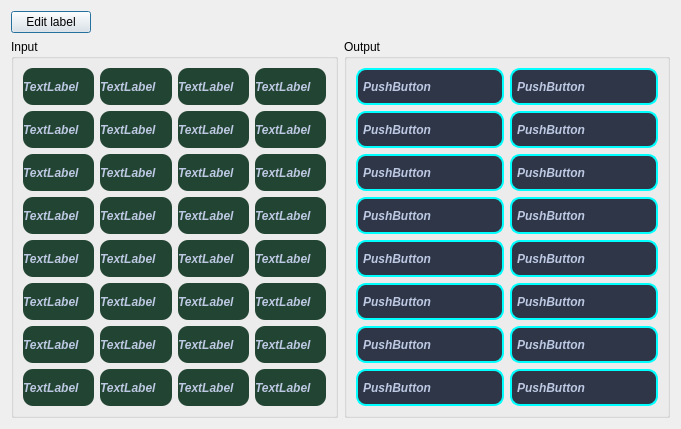
<?xml version="1.0" encoding="UTF-8"?>
<ui version="4.0">
 <class>frmIo</class>
 <widget class="QDialog" name="frmIo">
  <property name="geometry">
   <rect>
    <x>0</x>
    <y>0</y>
    <width>681</width>
    <height>429</height>
   </rect>
  </property>
  <property name="windowTitle">
   <string>IO Map</string>
  </property>
  <layout class="QVBoxLayout" name="verticalLayout_7">
   <item>
    <widget class="QPushButton" name="btnEditLabel">
     <property name="sizePolicy">
      <sizepolicy hsizetype="Fixed" vsizetype="Fixed">
       <horstretch>0</horstretch>
       <verstretch>0</verstretch>
      </sizepolicy>
     </property>
     <property name="text">
      <string>Edit label</string>
     </property>
    </widget>
   </item>
   <item>
    <layout class="QHBoxLayout" name="horizontalLayout">
     <item>
      <widget class="QGroupBox" name="groupBoxIn">
       <property name="styleSheet">
        <string notr="true">QLabel {
    font-family: &quot;Microsoft YaHei&quot;;
    font-size: 12px;
    color: #BDC8E2;
    font-style: italic;
    font-weight: bold;

    text-align: left center;
    padding-top: 0px;

    border-radius: 10px;

    background-color: #2E3648;

    background-repeat: no-repeat;
    background-position: left center;
}</string>
       </property>
       <property name="title">
        <string>Input</string>
       </property>
       <layout class="QHBoxLayout" name="horizontalLayout_3">
        <item>
         <layout class="QVBoxLayout" name="verticalLayout_3">
          <item>
           <widget class="QLabel" name="label_4">
            <property name="styleSheet">
             <string notr="true">background-color: rgb(34, 68, 50);</string>
            </property>
            <property name="text">
             <string>TextLabel</string>
            </property>
            <property name="number" stdset="0">
             <number>0</number>
            </property>
           </widget>
          </item>
          <item>
           <widget class="QLabel" name="label_5">
            <property name="styleSheet">
             <string notr="true">background-color: rgb(34, 68, 50);</string>
            </property>
            <property name="text">
             <string>TextLabel</string>
            </property>
            <property name="number" stdset="0">
             <number>1</number>
            </property>
           </widget>
          </item>
          <item>
           <widget class="QLabel" name="label_6">
            <property name="styleSheet">
             <string notr="true">background-color: rgb(34, 68, 50);</string>
            </property>
            <property name="text">
             <string>TextLabel</string>
            </property>
            <property name="number" stdset="0">
             <number>2</number>
            </property>
           </widget>
          </item>
          <item>
           <widget class="QLabel" name="label_7">
            <property name="styleSheet">
             <string notr="true">background-color: rgb(34, 68, 50);</string>
            </property>
            <property name="text">
             <string>TextLabel</string>
            </property>
            <property name="number" stdset="0">
             <number>3</number>
            </property>
           </widget>
          </item>
          <item>
           <widget class="QLabel" name="label_8">
            <property name="styleSheet">
             <string notr="true">background-color: rgb(34, 68, 50);</string>
            </property>
            <property name="text">
             <string>TextLabel</string>
            </property>
            <property name="number" stdset="0">
             <number>4</number>
            </property>
           </widget>
          </item>
          <item>
           <widget class="QLabel" name="label_9">
            <property name="styleSheet">
             <string notr="true">background-color: rgb(34, 68, 50);</string>
            </property>
            <property name="text">
             <string>TextLabel</string>
            </property>
            <property name="number" stdset="0">
             <number>5</number>
            </property>
           </widget>
          </item>
          <item>
           <widget class="QLabel" name="label_10">
            <property name="styleSheet">
             <string notr="true">background-color: rgb(34, 68, 50);</string>
            </property>
            <property name="text">
             <string>TextLabel</string>
            </property>
            <property name="number" stdset="0">
             <number>6</number>
            </property>
           </widget>
          </item>
          <item>
           <widget class="QLabel" name="label_11">
            <property name="styleSheet">
             <string notr="true">background-color: rgb(34, 68, 50);</string>
            </property>
            <property name="text">
             <string>TextLabel</string>
            </property>
            <property name="number" stdset="0">
             <number>7</number>
            </property>
           </widget>
          </item>
         </layout>
        </item>
        <item>
         <layout class="QVBoxLayout" name="verticalLayout_4">
          <item>
           <widget class="QLabel" name="label_12">
            <property name="styleSheet">
             <string notr="true">background-color: rgb(34, 68, 50);</string>
            </property>
            <property name="text">
             <string>TextLabel</string>
            </property>
            <property name="number" stdset="0">
             <number>8</number>
            </property>
           </widget>
          </item>
          <item>
           <widget class="QLabel" name="label_13">
            <property name="styleSheet">
             <string notr="true">background-color: rgb(34, 68, 50);</string>
            </property>
            <property name="text">
             <string>TextLabel</string>
            </property>
            <property name="number" stdset="0">
             <number>9</number>
            </property>
           </widget>
          </item>
          <item>
           <widget class="QLabel" name="label_14">
            <property name="styleSheet">
             <string notr="true">background-color: rgb(34, 68, 50);</string>
            </property>
            <property name="text">
             <string>TextLabel</string>
            </property>
            <property name="number" stdset="0">
             <number>10</number>
            </property>
           </widget>
          </item>
          <item>
           <widget class="QLabel" name="label_15">
            <property name="styleSheet">
             <string notr="true">background-color: rgb(34, 68, 50);</string>
            </property>
            <property name="text">
             <string>TextLabel</string>
            </property>
            <property name="number" stdset="0">
             <number>11</number>
            </property>
           </widget>
          </item>
          <item>
           <widget class="QLabel" name="label_16">
            <property name="styleSheet">
             <string notr="true">background-color: rgb(34, 68, 50);</string>
            </property>
            <property name="text">
             <string>TextLabel</string>
            </property>
            <property name="number" stdset="0">
             <number>12</number>
            </property>
           </widget>
          </item>
          <item>
           <widget class="QLabel" name="label_17">
            <property name="styleSheet">
             <string notr="true">background-color: rgb(34, 68, 50);</string>
            </property>
            <property name="text">
             <string>TextLabel</string>
            </property>
            <property name="number" stdset="0">
             <number>13</number>
            </property>
           </widget>
          </item>
          <item>
           <widget class="QLabel" name="label_18">
            <property name="styleSheet">
             <string notr="true">background-color: rgb(34, 68, 50);</string>
            </property>
            <property name="text">
             <string>TextLabel</string>
            </property>
            <property name="number" stdset="0">
             <number>14</number>
            </property>
           </widget>
          </item>
          <item>
           <widget class="QLabel" name="label_19">
            <property name="styleSheet">
             <string notr="true">background-color: rgb(34, 68, 50);</string>
            </property>
            <property name="text">
             <string>TextLabel</string>
            </property>
            <property name="number" stdset="0">
             <number>15</number>
            </property>
           </widget>
          </item>
         </layout>
        </item>
        <item>
         <layout class="QVBoxLayout" name="verticalLayout_5">
          <item>
           <widget class="QLabel" name="label_20">
            <property name="styleSheet">
             <string notr="true">background-color: rgb(34, 68, 50);</string>
            </property>
            <property name="text">
             <string>TextLabel</string>
            </property>
            <property name="number" stdset="0">
             <number>16</number>
            </property>
           </widget>
          </item>
          <item>
           <widget class="QLabel" name="label_21">
            <property name="styleSheet">
             <string notr="true">background-color: rgb(34, 68, 50);</string>
            </property>
            <property name="text">
             <string>TextLabel</string>
            </property>
            <property name="number" stdset="0">
             <number>17</number>
            </property>
           </widget>
          </item>
          <item>
           <widget class="QLabel" name="label_22">
            <property name="styleSheet">
             <string notr="true">background-color: rgb(34, 68, 50);</string>
            </property>
            <property name="text">
             <string>TextLabel</string>
            </property>
            <property name="number" stdset="0">
             <number>18</number>
            </property>
           </widget>
          </item>
          <item>
           <widget class="QLabel" name="label_23">
            <property name="styleSheet">
             <string notr="true">background-color: rgb(34, 68, 50);</string>
            </property>
            <property name="text">
             <string>TextLabel</string>
            </property>
            <property name="number" stdset="0">
             <number>19</number>
            </property>
           </widget>
          </item>
          <item>
           <widget class="QLabel" name="label_24">
            <property name="styleSheet">
             <string notr="true">background-color: rgb(34, 68, 50);</string>
            </property>
            <property name="text">
             <string>TextLabel</string>
            </property>
            <property name="number" stdset="0">
             <number>20</number>
            </property>
           </widget>
          </item>
          <item>
           <widget class="QLabel" name="label_25">
            <property name="styleSheet">
             <string notr="true">background-color: rgb(34, 68, 50);</string>
            </property>
            <property name="text">
             <string>TextLabel</string>
            </property>
            <property name="number" stdset="0">
             <number>21</number>
            </property>
           </widget>
          </item>
          <item>
           <widget class="QLabel" name="label_26">
            <property name="styleSheet">
             <string notr="true">background-color: rgb(34, 68, 50);</string>
            </property>
            <property name="text">
             <string>TextLabel</string>
            </property>
            <property name="number" stdset="0">
             <number>22</number>
            </property>
           </widget>
          </item>
          <item>
           <widget class="QLabel" name="label_27">
            <property name="styleSheet">
             <string notr="true">background-color: rgb(34, 68, 50);</string>
            </property>
            <property name="text">
             <string>TextLabel</string>
            </property>
            <property name="number" stdset="0">
             <number>23</number>
            </property>
           </widget>
          </item>
         </layout>
        </item>
        <item>
         <layout class="QVBoxLayout" name="verticalLayout_6">
          <item>
           <widget class="QLabel" name="label_28">
            <property name="styleSheet">
             <string notr="true">background-color: rgb(34, 68, 50);</string>
            </property>
            <property name="text">
             <string>TextLabel</string>
            </property>
            <property name="number" stdset="0">
             <number>24</number>
            </property>
           </widget>
          </item>
          <item>
           <widget class="QLabel" name="label_29">
            <property name="styleSheet">
             <string notr="true">background-color: rgb(34, 68, 50);</string>
            </property>
            <property name="text">
             <string>TextLabel</string>
            </property>
            <property name="number" stdset="0">
             <number>25</number>
            </property>
           </widget>
          </item>
          <item>
           <widget class="QLabel" name="label_30">
            <property name="styleSheet">
             <string notr="true">background-color: rgb(34, 68, 50);</string>
            </property>
            <property name="text">
             <string>TextLabel</string>
            </property>
            <property name="number" stdset="0">
             <number>26</number>
            </property>
           </widget>
          </item>
          <item>
           <widget class="QLabel" name="label_31">
            <property name="styleSheet">
             <string notr="true">background-color: rgb(34, 68, 50);
</string>
            </property>
            <property name="text">
             <string>TextLabel</string>
            </property>
            <property name="number" stdset="0">
             <number>27</number>
            </property>
           </widget>
          </item>
          <item>
           <widget class="QLabel" name="label_32">
            <property name="styleSheet">
             <string notr="true">background-color: rgb(34, 68, 50);</string>
            </property>
            <property name="text">
             <string>TextLabel</string>
            </property>
            <property name="number" stdset="0">
             <number>28</number>
            </property>
           </widget>
          </item>
          <item>
           <widget class="QLabel" name="label_33">
            <property name="styleSheet">
             <string notr="true">background-color: rgb(34, 68, 50);</string>
            </property>
            <property name="text">
             <string>TextLabel</string>
            </property>
            <property name="number" stdset="0">
             <number>29</number>
            </property>
           </widget>
          </item>
          <item>
           <widget class="QLabel" name="label_34">
            <property name="styleSheet">
             <string notr="true">background-color: rgb(34, 68, 50);</string>
            </property>
            <property name="text">
             <string>TextLabel</string>
            </property>
            <property name="number" stdset="0">
             <number>30</number>
            </property>
           </widget>
          </item>
          <item>
           <widget class="QLabel" name="label_35">
            <property name="styleSheet">
             <string notr="true">background-color: rgb(34, 68, 50);</string>
            </property>
            <property name="text">
             <string>TextLabel</string>
            </property>
            <property name="number" stdset="0">
             <number>31</number>
            </property>
           </widget>
          </item>
         </layout>
        </item>
       </layout>
      </widget>
     </item>
     <item>
      <widget class="QGroupBox" name="groupBoxOut">
       <property name="styleSheet">
        <string notr="true">QPushButton:hover{
	color: red;
	border-color: green;
    background-color: aqua;
}
QPushButton:pressed{
	color: green;
	border-color: blueviolet;
    background-color: black;
}
QPushButton:checked{
	color: green;
	border-color: blueviolet;
    background-color: black;
}
QPushButton:disabled{
	color: blue;
	border-color: brown;
    background-color: aqua;
}
QPushButton::menu-indicator {
    image: url(myindicator.png);
    subcontrol-position: right center;
    subcontrol-origin: padding;
    right: 10px;
    top: 15px;
}

QPushButton {
    font-family: &quot;Microsoft YaHei&quot;;
    font-size: 12px;
    color: #BDC8E2;
    font-style: italic;
    font-weight: bold;

    text-align: left center;
    padding-left: 5px;
    padding-top: 0px;

    border-style: solid;
    border-width: 2px;
    border-color: aqua;
    border-radius: 10px;

    background-color: #2E3648;

    background-repeat: no-repeat;
    background-position: left center;
}
</string>
       </property>
       <property name="title">
        <string>Output</string>
       </property>
       <property name="flat">
        <bool>false</bool>
       </property>
       <layout class="QHBoxLayout" name="horizontalLayout_2">
        <item>
         <layout class="QVBoxLayout" name="verticalLayout">
          <item>
           <widget class="QPushButton" name="pushButton">
            <property name="sizePolicy">
             <sizepolicy hsizetype="Minimum" vsizetype="Minimum">
              <horstretch>0</horstretch>
              <verstretch>0</verstretch>
             </sizepolicy>
            </property>
            <property name="styleSheet">
             <string notr="true"/>
            </property>
            <property name="text">
             <string>PushButton</string>
            </property>
            <property name="number" stdset="0">
             <number>0</number>
            </property>
           </widget>
          </item>
          <item>
           <widget class="QPushButton" name="pushButton_2">
            <property name="sizePolicy">
             <sizepolicy hsizetype="Minimum" vsizetype="Minimum">
              <horstretch>0</horstretch>
              <verstretch>0</verstretch>
             </sizepolicy>
            </property>
            <property name="styleSheet">
             <string notr="true"/>
            </property>
            <property name="text">
             <string>PushButton</string>
            </property>
            <property name="number" stdset="0">
             <number>1</number>
            </property>
           </widget>
          </item>
          <item>
           <widget class="QPushButton" name="pushButton_3">
            <property name="sizePolicy">
             <sizepolicy hsizetype="Minimum" vsizetype="Minimum">
              <horstretch>0</horstretch>
              <verstretch>0</verstretch>
             </sizepolicy>
            </property>
            <property name="styleSheet">
             <string notr="true"/>
            </property>
            <property name="text">
             <string>PushButton</string>
            </property>
            <property name="number" stdset="0">
             <number>2</number>
            </property>
           </widget>
          </item>
          <item>
           <widget class="QPushButton" name="pushButton_4">
            <property name="sizePolicy">
             <sizepolicy hsizetype="Minimum" vsizetype="Minimum">
              <horstretch>0</horstretch>
              <verstretch>0</verstretch>
             </sizepolicy>
            </property>
            <property name="styleSheet">
             <string notr="true"/>
            </property>
            <property name="text">
             <string>PushButton</string>
            </property>
            <property name="number" stdset="0">
             <number>3</number>
            </property>
           </widget>
          </item>
          <item>
           <widget class="QPushButton" name="pushButton_5">
            <property name="sizePolicy">
             <sizepolicy hsizetype="Minimum" vsizetype="Minimum">
              <horstretch>0</horstretch>
              <verstretch>0</verstretch>
             </sizepolicy>
            </property>
            <property name="styleSheet">
             <string notr="true"/>
            </property>
            <property name="text">
             <string>PushButton</string>
            </property>
            <property name="number" stdset="0">
             <number>4</number>
            </property>
           </widget>
          </item>
          <item>
           <widget class="QPushButton" name="pushButton_6">
            <property name="sizePolicy">
             <sizepolicy hsizetype="Minimum" vsizetype="Minimum">
              <horstretch>0</horstretch>
              <verstretch>0</verstretch>
             </sizepolicy>
            </property>
            <property name="styleSheet">
             <string notr="true"/>
            </property>
            <property name="text">
             <string>PushButton</string>
            </property>
            <property name="number" stdset="0">
             <number>5</number>
            </property>
           </widget>
          </item>
          <item>
           <widget class="QPushButton" name="pushButton_7">
            <property name="sizePolicy">
             <sizepolicy hsizetype="Minimum" vsizetype="Minimum">
              <horstretch>0</horstretch>
              <verstretch>0</verstretch>
             </sizepolicy>
            </property>
            <property name="styleSheet">
             <string notr="true"/>
            </property>
            <property name="text">
             <string>PushButton</string>
            </property>
            <property name="number" stdset="0">
             <number>6</number>
            </property>
           </widget>
          </item>
          <item>
           <widget class="QPushButton" name="pushButton_8">
            <property name="sizePolicy">
             <sizepolicy hsizetype="Minimum" vsizetype="Minimum">
              <horstretch>0</horstretch>
              <verstretch>0</verstretch>
             </sizepolicy>
            </property>
            <property name="styleSheet">
             <string notr="true"/>
            </property>
            <property name="text">
             <string>PushButton</string>
            </property>
            <property name="number" stdset="0">
             <number>7</number>
            </property>
           </widget>
          </item>
         </layout>
        </item>
        <item>
         <layout class="QVBoxLayout" name="verticalLayout_2">
          <item>
           <widget class="QPushButton" name="pushButton_9">
            <property name="sizePolicy">
             <sizepolicy hsizetype="Minimum" vsizetype="Minimum">
              <horstretch>0</horstretch>
              <verstretch>0</verstretch>
             </sizepolicy>
            </property>
            <property name="styleSheet">
             <string notr="true"/>
            </property>
            <property name="text">
             <string>PushButton</string>
            </property>
            <property name="number" stdset="0">
             <number>8</number>
            </property>
           </widget>
          </item>
          <item>
           <widget class="QPushButton" name="pushButton_10">
            <property name="sizePolicy">
             <sizepolicy hsizetype="Minimum" vsizetype="Minimum">
              <horstretch>0</horstretch>
              <verstretch>0</verstretch>
             </sizepolicy>
            </property>
            <property name="styleSheet">
             <string notr="true"/>
            </property>
            <property name="text">
             <string>PushButton</string>
            </property>
            <property name="number" stdset="0">
             <number>9</number>
            </property>
           </widget>
          </item>
          <item>
           <widget class="QPushButton" name="pushButton_11">
            <property name="sizePolicy">
             <sizepolicy hsizetype="Minimum" vsizetype="Minimum">
              <horstretch>0</horstretch>
              <verstretch>0</verstretch>
             </sizepolicy>
            </property>
            <property name="styleSheet">
             <string notr="true"/>
            </property>
            <property name="text">
             <string>PushButton</string>
            </property>
            <property name="number" stdset="0">
             <number>10</number>
            </property>
           </widget>
          </item>
          <item>
           <widget class="QPushButton" name="pushButton_12">
            <property name="sizePolicy">
             <sizepolicy hsizetype="Minimum" vsizetype="Minimum">
              <horstretch>0</horstretch>
              <verstretch>0</verstretch>
             </sizepolicy>
            </property>
            <property name="styleSheet">
             <string notr="true"/>
            </property>
            <property name="text">
             <string>PushButton</string>
            </property>
            <property name="number" stdset="0">
             <number>11</number>
            </property>
           </widget>
          </item>
          <item>
           <widget class="QPushButton" name="pushButton_13">
            <property name="sizePolicy">
             <sizepolicy hsizetype="Minimum" vsizetype="Minimum">
              <horstretch>0</horstretch>
              <verstretch>0</verstretch>
             </sizepolicy>
            </property>
            <property name="styleSheet">
             <string notr="true"/>
            </property>
            <property name="text">
             <string>PushButton</string>
            </property>
            <property name="number" stdset="0">
             <number>12</number>
            </property>
           </widget>
          </item>
          <item>
           <widget class="QPushButton" name="pushButton_14">
            <property name="sizePolicy">
             <sizepolicy hsizetype="Minimum" vsizetype="Minimum">
              <horstretch>0</horstretch>
              <verstretch>0</verstretch>
             </sizepolicy>
            </property>
            <property name="styleSheet">
             <string notr="true"/>
            </property>
            <property name="text">
             <string>PushButton</string>
            </property>
            <property name="number" stdset="0">
             <number>13</number>
            </property>
           </widget>
          </item>
          <item>
           <widget class="QPushButton" name="pushButton_15">
            <property name="sizePolicy">
             <sizepolicy hsizetype="Minimum" vsizetype="Minimum">
              <horstretch>0</horstretch>
              <verstretch>0</verstretch>
             </sizepolicy>
            </property>
            <property name="styleSheet">
             <string notr="true"/>
            </property>
            <property name="text">
             <string>PushButton</string>
            </property>
            <property name="number" stdset="0">
             <number>14</number>
            </property>
           </widget>
          </item>
          <item>
           <widget class="QPushButton" name="pushButton_16">
            <property name="sizePolicy">
             <sizepolicy hsizetype="Minimum" vsizetype="Minimum">
              <horstretch>0</horstretch>
              <verstretch>0</verstretch>
             </sizepolicy>
            </property>
            <property name="styleSheet">
             <string notr="true"/>
            </property>
            <property name="text">
             <string>PushButton</string>
            </property>
            <property name="number" stdset="0">
             <number>15</number>
            </property>
           </widget>
          </item>
         </layout>
        </item>
       </layout>
      </widget>
     </item>
    </layout>
   </item>
  </layout>
 </widget>
 <resources/>
 <connections/>
</ui>
